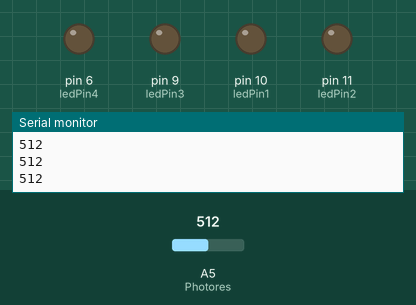
Simulated run of this sketch. Board: Arduino Uno, built with avr-gcc and run on an emulated ATmega328P. Shown: output pins drawn as LEDs (lit = HIGH), the last lines printed to the serial monitor. The inputs (shaded band) are chosen by the test bench; at power-on: A5 (Photores) = 512. Random numbers use the default seed unless the sketch sets one.

Above: at 1.2 s.
1.3 s: A5 (Photores) set to 111
2.8 s: A5 (Photores) set to 89
At 3.01 s:
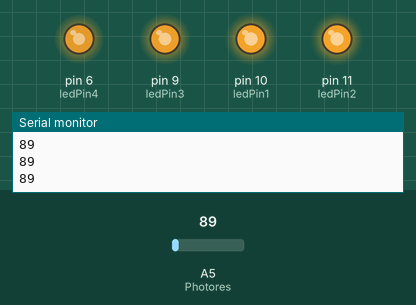
At 4.09 s:
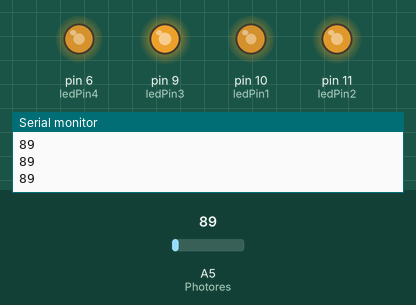
Timing chart, 0 to 14.8 s (numbered marks = the images above; inputs shaded):
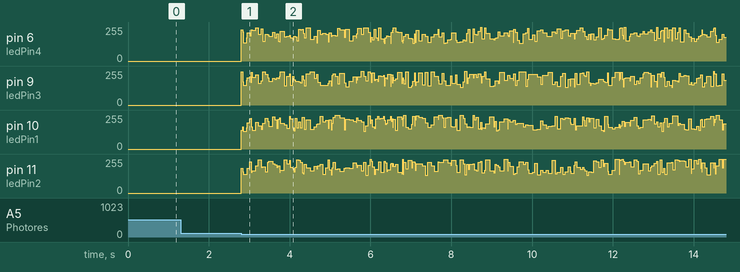

The sketch:

leditoinenflickkeri.ino
```cpp
// LED Fire Effect

int ledPin1 = 10;
int ledPin2 = 11;
int ledPin3 = 9;
int ledPin4 = 6;
int Photores = A5;
int value;

void setup()
{
pinMode(ledPin1, OUTPUT);
pinMode(ledPin2, OUTPUT);
pinMode(ledPin3, OUTPUT);
pinMode(ledPin4, OUTPUT);
Serial.begin(9600);

}

void loop() {
  value = analogRead(Photores);
  Serial.println(value);

  if(value < 100){
    analogWrite(ledPin1, random(120)+135);
    analogWrite(ledPin2, random(120)+135);
    analogWrite(ledPin3, random(120)+135);
    analogWrite(ledPin4, random(120)+135);
    delay(random(100));
  }else{
    analogWrite(ledPin1, 0);
    analogWrite(ledPin2, 0);
    analogWrite(ledPin3, 0);
    analogWrite(ledPin4, 0);
    }

}
```

Measured:
- the behaviour switches between 100 and 99 on A5 (Photores) (found by bisection; images 0 and 1)
